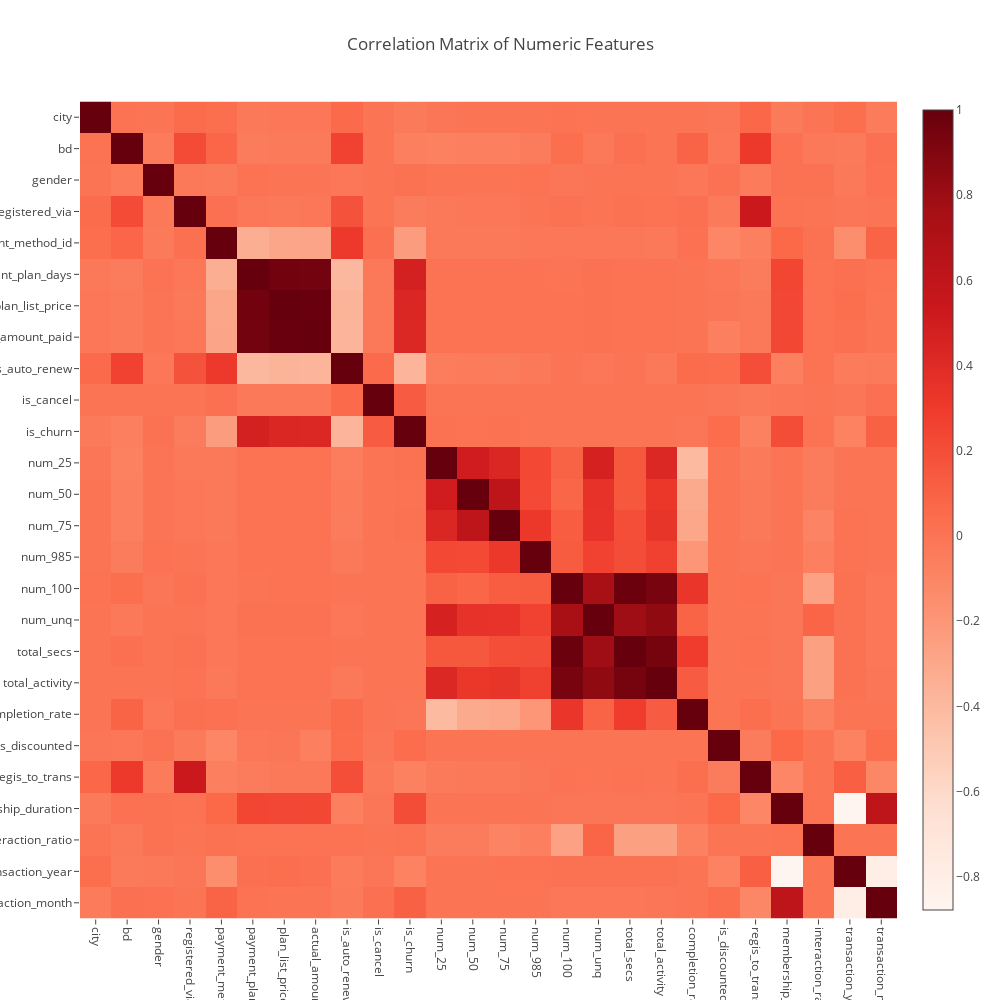

Notebook code for this chart:
### Code cell
# Calculate correlation matrix
corr = data_df.corr()

# Plot the correlation heatmap
fig = px.imshow(corr, width=1000, height=1000, title='Correlation Matrix of Numeric Features', color_continuous_scale='Reds')
fig.update_xaxes(tickangle=90)
fig.show()

### Figure 1 — Plotly figure (JSON) as saved in the notebook; plotly's stock layout.template omitted (floating-point values rounded to 4 significant figures; data arrays with more than 128 entries replaced by an {"elided": "..."} marker saying what was removed)
{"data": [{"coloraxis": "coloraxis", "hovertemplate": "x: %{x}<br>y: %{y}<br>color: %{z}<extra></extra>", "name": "0", "type": "heatmap", "x": ["city", "bd", "gender", "registered_via", "payment_method_id", "payment_plan_days", "plan_list_price", "actual_amount_paid", "is_auto_renew", "is_cancel", "is_churn", "num_25", "num_50", "num_75", "num_985", "num_100", "num_unq", "total_secs", "total_activity", "completion_rate", "is_discounted", "regis_to_trans", "membership_duration", "interaction_ratio", "transaction_year", "transaction_month"], "xaxis": "x", "y": ["city", "bd", "gender", "registered_via", "payment_method_id", "payment_plan_days", "plan_list_price", "actual_amount_paid", "is_auto_renew", "is_cancel", "is_churn", "num_25", "num_50", "num_75", "num_985", "num_100", "num_unq", "total_secs", "total_activity", "completion_rate", "is_discounted", "regis_to_trans", "membership_duration", "interaction_ratio", "transaction_year", "transaction_month"], "yaxis": "y", "z": {"elided": "26x26 float values"}}], "layout": {"coloraxis": {"colorscale": [[0, "rgb(255,245,240)"], [0.125, "rgb(254,224,210)"], [0.25, "rgb(252,187,161)"], [0.375, "rgb(252,146,114)"], [0.5, "rgb(251,106,74)"], [0.625, "rgb(239,59,44)"], [0.75, "rgb(203,24,29)"], [0.875, "rgb(165,15,21)"], [1, "rgb(103,0,13)"]]}, "height": 1000, "title": {"text": "Correlation Matrix of Numeric Features"}, "width": 1000, "xaxis": {"anchor": "y", "constrain": "domain", "domain": [0, 1], "scaleanchor": "y", "tickangle": 90}, "yaxis": {"anchor": "x", "autorange": "reversed", "constrain": "domain", "domain": [0, 1]}}}
